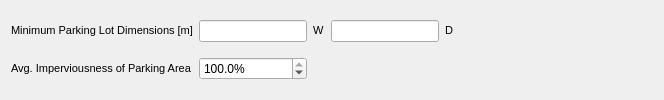
                 <widget class="QWidget" name="widget_16" native="true">
                  <property name="minimumSize">
                   <size>
                    <width>0</width>
                    <height>10</height>
                   </size>
                  </property>
                  <layout class="QGridLayout" name="gridLayout_16">
                   <item row="0" column="1">
                    <widget class="QLineEdit" name="carpark_dimW_box"/>
                   </item>
                   <item row="0" column="0">
                    <widget class="QLabel" name="carpark_dim_lbl">
                     <property name="text">
                      <string>&lt;!DOCTYPE HTML PUBLIC &quot;-//W3C//DTD HTML 4.0//EN&quot; &quot;http://www.w3.org/TR/REC-html40/strict.dtd&quot;&gt;
&lt;html&gt;&lt;head&gt;&lt;meta name=&quot;qrichtext&quot; content=&quot;1&quot; /&gt;&lt;style type=&quot;text/css&quot;&gt;
p, li { white-space: pre-wrap; }
&lt;/style&gt;&lt;/head&gt;&lt;body style=&quot; font-family:'MS Shell Dlg 2'; font-size:8.25pt; font-weight:400; font-style:normal;&quot;&gt;
&lt;p style=&quot; margin-top:0px; margin-bottom:0px; margin-left:0px; margin-right:0px; -qt-block-indent:0; text-indent:0px;&quot;&gt;&lt;span style=&quot; font-size:8pt;&quot;&gt;Minimum Parking Lot Dimensions [m]&lt;/span&gt;&lt;/p&gt;&lt;/body&gt;&lt;/html&gt;</string>
                     </property>
                    </widget>
                   </item>
                   <item row="1" column="0">
                    <widget class="QLabel" name="carpark_imp_lbl">
                     <property name="text">
                      <string>&lt;!DOCTYPE HTML PUBLIC &quot;-//W3C//DTD HTML 4.0//EN&quot; &quot;http://www.w3.org/TR/REC-html40/strict.dtd&quot;&gt;
&lt;html&gt;&lt;head&gt;&lt;meta name=&quot;qrichtext&quot; content=&quot;1&quot; /&gt;&lt;style type=&quot;text/css&quot;&gt;
p, li { white-space: pre-wrap; }
&lt;/style&gt;&lt;/head&gt;&lt;body style=&quot; font-family:'MS Shell Dlg 2'; font-size:8.25pt; font-weight:400; font-style:normal;&quot;&gt;
&lt;p style=&quot; margin-top:0px; margin-bottom:0px; margin-left:0px; margin-right:0px; -qt-block-indent:0; text-indent:0px;&quot;&gt;&lt;span style=&quot; font-size:8pt;&quot;&gt;Avg. Imperviousness of Parking Area&lt;/span&gt;&lt;/p&gt;&lt;/body&gt;&lt;/html&gt;</string>
                     </property>
                    </widget>
                   </item>
                   <item row="1" column="1">
                    <widget class="QDoubleSpinBox" name="carpark_imp_spin">
                     <property name="suffix">
                      <string>%</string>
                     </property>
                     <property name="decimals">
                      <number>1</number>
                     </property>
                     <property name="value">
                      <double>100.000000000000000</double>
                     </property>
                    </widget>
                   </item>
                   <item row="0" column="2">
                    <widget class="QLabel" name="carpark_dimW_lbl">
                     <property name="text">
                      <string>&lt;!DOCTYPE HTML PUBLIC &quot;-//W3C//DTD HTML 4.0//EN&quot; &quot;http://www.w3.org/TR/REC-html40/strict.dtd&quot;&gt;
&lt;html&gt;&lt;head&gt;&lt;meta name=&quot;qrichtext&quot; content=&quot;1&quot; /&gt;&lt;style type=&quot;text/css&quot;&gt;
p, li { white-space: pre-wrap; }
&lt;/style&gt;&lt;/head&gt;&lt;body style=&quot; font-family:'MS Shell Dlg 2'; font-size:8.25pt; font-weight:400; font-style:normal;&quot;&gt;
&lt;p style=&quot; margin-top:0px; margin-bottom:0px; margin-left:0px; margin-right:0px; -qt-block-indent:0; text-indent:0px;&quot;&gt;&lt;span style=&quot; font-size:8pt;&quot;&gt;W&lt;/span&gt;&lt;/p&gt;&lt;/body&gt;&lt;/html&gt;</string>
                     </property>
                    </widget>
                   </item>
                   <item row="0" column="5">
                    <spacer name="horizontalSpacer_27">
                     <property name="orientation">
                      <enum>Qt::Horizontal</enum>
                     </property>
                     <property name="sizeHint" stdset="0">
                      <size>
                       <width>200</width>
                       <height>20</height>
                      </size>
                     </property>
                    </spacer>
                   </item>
                   <item row="0" column="3">
                    <widget class="QLineEdit" name="carpark_dimD_box"/>
                   </item>
                   <item row="0" column="4">
                    <widget class="QLabel" name="carpark_dimD_lbl">
                     <property name="text">
                      <string>&lt;!DOCTYPE HTML PUBLIC &quot;-//W3C//DTD HTML 4.0//EN&quot; &quot;http://www.w3.org/TR/REC-html40/strict.dtd&quot;&gt;
&lt;html&gt;&lt;head&gt;&lt;meta name=&quot;qrichtext&quot; content=&quot;1&quot; /&gt;&lt;style type=&quot;text/css&quot;&gt;
p, li { white-space: pre-wrap; }
&lt;/style&gt;&lt;/head&gt;&lt;body style=&quot; font-family:'MS Shell Dlg 2'; font-size:8.25pt; font-weight:400; font-style:normal;&quot;&gt;
&lt;p style=&quot; margin-top:0px; margin-bottom:0px; margin-left:0px; margin-right:0px; -qt-block-indent:0; text-indent:0px;&quot;&gt;&lt;span style=&quot; font-size:8pt;&quot;&gt;D&lt;/span&gt;&lt;/p&gt;&lt;/body&gt;&lt;/html&gt;</string>
                     </property>
                    </widget>
                   </item>
                  </layout>
                 </widget>
